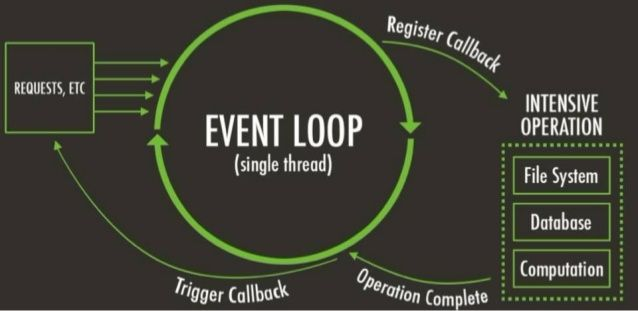
#> input picture CS50/02udF.jpg, 638 x 311 px
$ python t.py
#> lines starting #> are read from the running program, lines starting #| are printed output that depends on the picture
from PIL import Image, ImageFilter

fname = input("Image to open: ")
#> the answer given: 02udF.jpg

before = Image.open(fname)
#> before is the input picture: PIL image 638x311 RGB; mean R, G, B 62.2, 62.2, 52.2
after = before.filter(ImageFilter.FIND_EDGES)
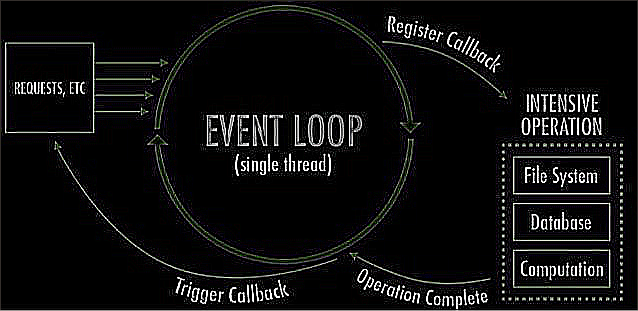
#> after: PIL image 638x311 RGB; mean R, G, B 15.4, 15.4, 15.4
after.save(f"after_{fname}")
